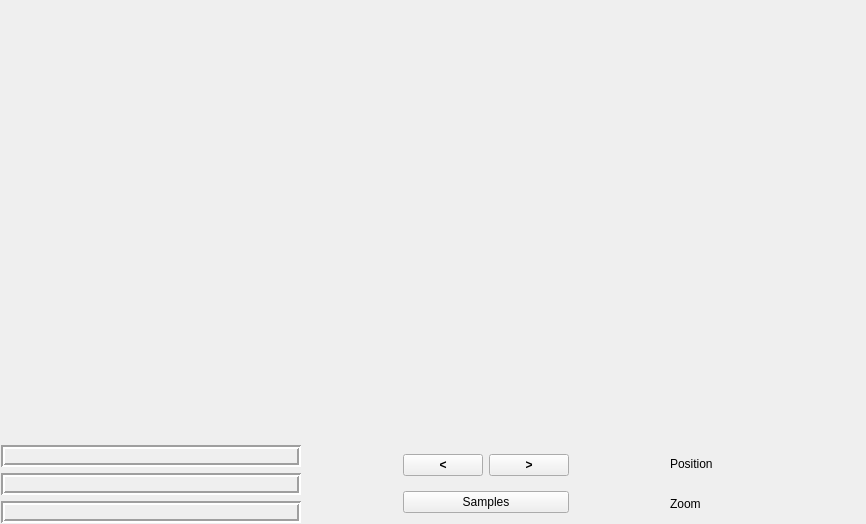
<?xml version="1.0" encoding="UTF-8"?>
<ui version="4.0">
 <class>plotForm</class>
 <widget class="QWidget" name="plotForm">
  <property name="geometry">
   <rect>
    <x>0</x>
    <y>0</y>
    <width>866</width>
    <height>524</height>
   </rect>
  </property>
  <property name="windowTitle">
   <string>Scope</string>
  </property>
  <layout class="QVBoxLayout" name="verticalLayout">
   <property name="spacing">
    <number>2</number>
   </property>
   <property name="margin">
    <number>1</number>
   </property>
   <item>
    <widget class="QwtPlot" name="plotWindow">
     <property name="sizePolicy">
      <sizepolicy hsizetype="Preferred" vsizetype="Preferred">
       <horstretch>0</horstretch>
       <verstretch>10</verstretch>
      </sizepolicy>
     </property>
    </widget>
   </item>
   <item>
    <layout class="QHBoxLayout" name="horizontalLayout">
     <property name="spacing">
      <number>2</number>
     </property>
     <item>
      <layout class="QVBoxLayout">
       <item>
        <widget class="QLabel" name="marker1Label">
         <property name="minimumSize">
          <size>
           <width>300</width>
           <height>0</height>
          </size>
         </property>
         <property name="frameShape">
          <enum>QFrame::Box</enum>
         </property>
         <property name="frameShadow">
          <enum>QFrame::Sunken</enum>
         </property>
         <property name="lineWidth">
          <number>2</number>
         </property>
         <property name="text">
          <string/>
         </property>
         <property name="wordWrap">
          <bool>false</bool>
         </property>
        </widget>
       </item>
       <item>
        <widget class="QLabel" name="marker2Label">
         <property name="minimumSize">
          <size>
           <width>300</width>
           <height>0</height>
          </size>
         </property>
         <property name="frameShape">
          <enum>QFrame::Box</enum>
         </property>
         <property name="frameShadow">
          <enum>QFrame::Sunken</enum>
         </property>
         <property name="lineWidth">
          <number>2</number>
         </property>
         <property name="text">
          <string/>
         </property>
         <property name="wordWrap">
          <bool>false</bool>
         </property>
        </widget>
       </item>
       <item>
        <widget class="QLabel" name="marker3Label">
         <property name="minimumSize">
          <size>
           <width>300</width>
           <height>0</height>
          </size>
         </property>
         <property name="frameShape">
          <enum>QFrame::Box</enum>
         </property>
         <property name="frameShadow">
          <enum>QFrame::Sunken</enum>
         </property>
         <property name="lineWidth">
          <number>2</number>
         </property>
         <property name="text">
          <string/>
         </property>
         <property name="wordWrap">
          <bool>false</bool>
         </property>
        </widget>
       </item>
      </layout>
     </item>
     <item>
      <spacer name="spacer1">
       <property name="orientation">
        <enum>Qt::Horizontal</enum>
       </property>
       <property name="sizeType">
        <enum>QSizePolicy::Expanding</enum>
       </property>
       <property name="sizeHint" stdset="0">
        <size>
         <width>74</width>
         <height>20</height>
        </size>
       </property>
      </spacer>
     </item>
     <item>
      <layout class="QGridLayout" name="gridLayout">
       <item row="0" column="0">
        <widget class="QPushButton" name="previousButton">
         <property name="font">
          <font>
           <weight>75</weight>
           <bold>true</bold>
          </font>
         </property>
         <property name="text">
          <string>&lt;</string>
         </property>
        </widget>
       </item>
       <item row="0" column="1">
        <widget class="QPushButton" name="nextButton">
         <property name="font">
          <font>
           <weight>75</weight>
           <bold>true</bold>
          </font>
         </property>
         <property name="text">
          <string>&gt;</string>
         </property>
        </widget>
       </item>
       <item row="1" column="0" colspan="2">
        <widget class="QPushButton" name="samplesPushButton">
         <property name="text">
          <string>Samples</string>
         </property>
         <property name="checkable">
          <bool>true</bool>
         </property>
        </widget>
       </item>
      </layout>
     </item>
     <item>
      <spacer name="spacer1_2">
       <property name="orientation">
        <enum>Qt::Horizontal</enum>
       </property>
       <property name="sizeType">
        <enum>QSizePolicy::Expanding</enum>
       </property>
       <property name="sizeHint" stdset="0">
        <size>
         <width>73</width>
         <height>20</height>
        </size>
       </property>
      </spacer>
     </item>
     <item>
      <layout class="QGridLayout" name="gridLayout_2">
       <property name="spacing">
        <number>2</number>
       </property>
       <item row="0" column="0">
        <widget class="QLabel" name="label">
         <property name="text">
          <string>Position</string>
         </property>
        </widget>
       </item>
       <item row="0" column="1">
        <widget class="QwtWheel" name="offsetWheel">
         <property name="sizePolicy">
          <sizepolicy hsizetype="Preferred" vsizetype="Preferred">
           <horstretch>1</horstretch>
           <verstretch>0</verstretch>
          </sizepolicy>
         </property>
         <property name="minimumSize">
          <size>
           <width>150</width>
           <height>0</height>
          </size>
         </property>
        </widget>
       </item>
       <item row="1" column="0">
        <widget class="QLabel" name="label_2">
         <property name="text">
          <string>Zoom</string>
         </property>
        </widget>
       </item>
       <item row="1" column="1">
        <widget class="QwtWheel" name="rangeWheel">
         <property name="sizePolicy">
          <sizepolicy hsizetype="Preferred" vsizetype="Preferred">
           <horstretch>10</horstretch>
           <verstretch>0</verstretch>
          </sizepolicy>
         </property>
         <property name="minimumSize">
          <size>
           <width>150</width>
           <height>0</height>
          </size>
         </property>
        </widget>
       </item>
      </layout>
     </item>
    </layout>
   </item>
  </layout>
 </widget>
 <layoutdefault spacing="6" margin="11"/>
 <customwidgets>
  <customwidget>
   <class>QwtPlot</class>
   <extends>QFrame</extends>
   <header>qwt_plot.h</header>
   <container>1</container>
  </customwidget>
  <customwidget>
   <class>QwtWheel</class>
   <extends>QWidget</extends>
   <header>qwt_wheel.h</header>
  </customwidget>
 </customwidgets>
 <resources/>
 <connections/>
</ui>
